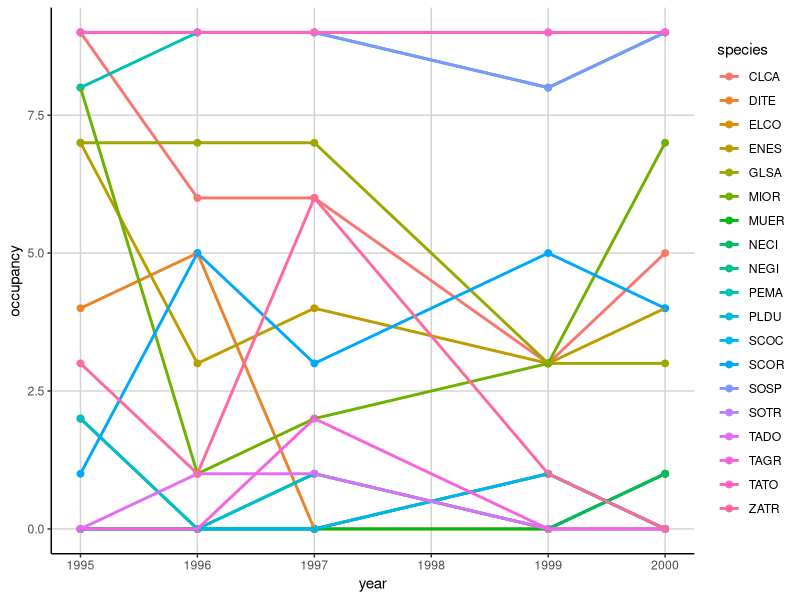
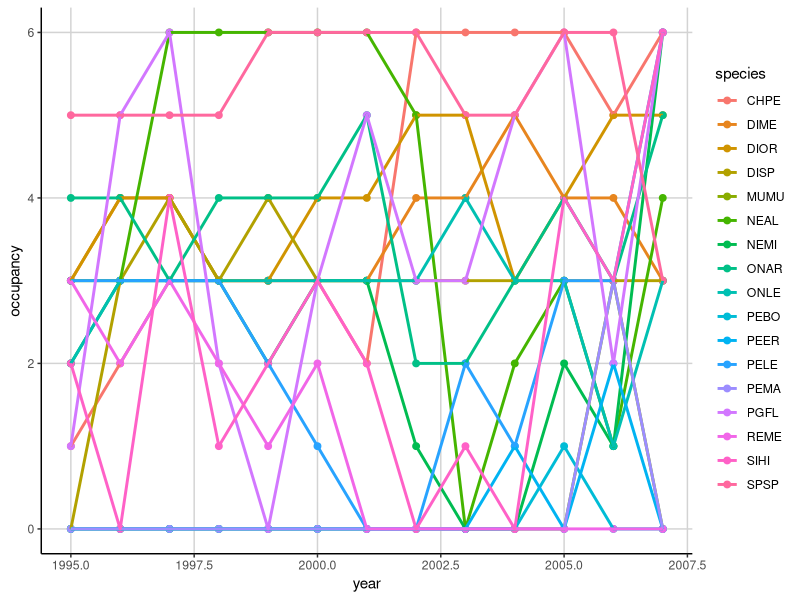
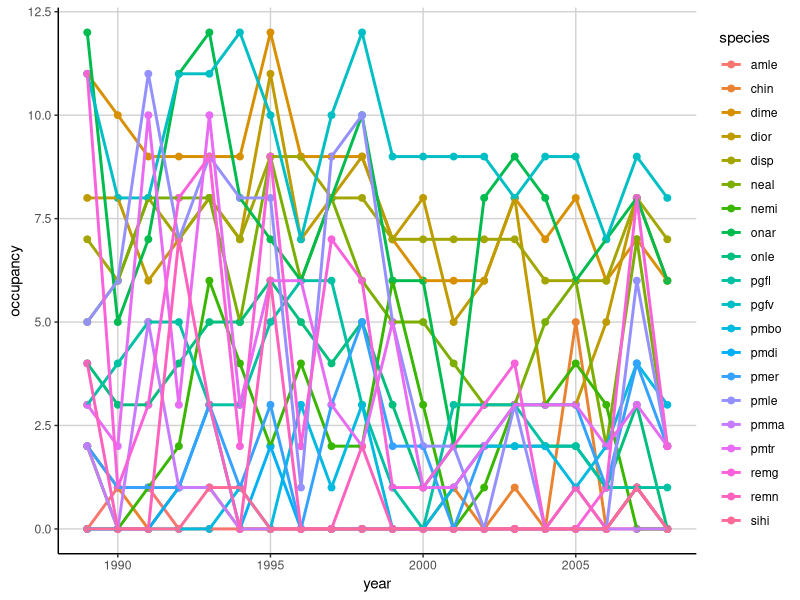
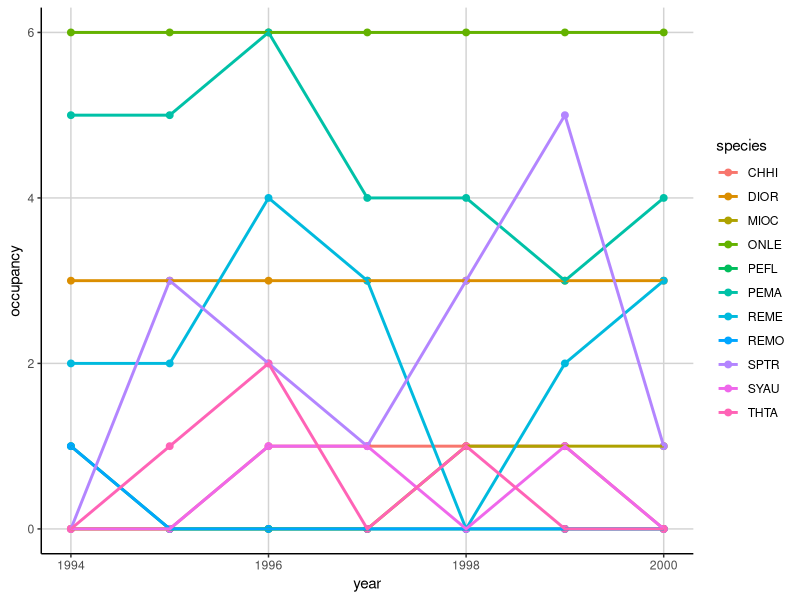

Write R code to recreate these figures, in order.
# Occupancy vs Time Plots
# Ellen Bledsoe
# April 27, 2016

###################
# LIBRARIES

library(tidyr)
library(dplyr)
library(ggplot2)

###################
# LOAD FILES

jornada <- read.csv("data/jornada_rodents.csv", header = TRUE, na.strings = ".")
sevilleta <- read.csv("data/sevilleta_sm_mrc.txt", header = TRUE)
hj_andrews <- read.csv("data/hj_andrews.csv", header = TRUE)
shortgrass_steppe <- read.table("data/SGS_LTER_smammals.txt", header = TRUE, sep = "\t", na.strings = ".")

####################
# PREP FILES

jor_data <- select(jornada, year, season, habitat, web, spp, recap) %>% 
  filter(recap != "Y", spp != "DIPO1", spp != "PERO1", spp != "NA")

hja_data <- select(hj_andrews, YEAR, REPBLK, SUBPLOT, SPECIES) %>% 
  filter(SPECIES != 'UNKN') 

sev_data <- select(sevilleta, year, season, location, web, species, recap) %>% 
  filter(recap != "y", species != "pgsp", species != "dipo", 
         species != "nesp", species != "onsp", species != "pesp", 
         species != "resp", species != "na", species != "pmsp", species != "spsp", 
         year < 2009, location != "two22", location != "blugrama", 
         location != "savanna", location != "goatdraw")

sgs_data <- select(shortgrass_steppe, YEAR, VEG, WEB, SPP) %>% 
  filter(SPP != 'NA')

# rename columns for consistency

names(jor_data) <- c("year", "season", "plot", "subplot", "species", "recap")
names(hja_data) <- c("year", "plot", "subplot", "species")
names(sev_data) <- c("year", "season", "plot", "subplot", "species", "recap")
names(sgs_data) <- c("year", "plot", "subplot", "species")

####################
# CALCULATIONS

select_data <- function(data){
  # function for selecting only relevant columns
  dat <- select(data, year, plot, subplot, species)
  return(dat)
}

group_data <- function(data){
  # group and arrange a dataset by species, year, plot, and subplot
  dat <- data %>% 
    group_by(species, year, plot, subplot) %>% 
    arrange(species, year, plot, subplot)
  return(dat)
}

add_siteID <- function(data){
  # make a column with a unique location code
  dat <- data %>% mutate(siteID = paste(plot, subplot, sep = "_"))
  return(dat)
}

occupancy <- function(data){
  # calculate occupancy of species per year, including zeros
  occ <- select(data, year, species, siteID) %>% 
    group_by(species, year) %>% 
    summarize(occupancy = n_distinct(siteID))
  sp <- unique(occ$species)
  yr <- unique(occ$year)
  full_grid <- expand.grid(species = sp, year = yr)
  occ1 <- right_join(occ, full_grid, by = c("species", "year"))
  occ1$occupancy[is.na(occ1$occupancy)] <- 0
  return(occ1)
}

get_occupancy <- function(data){
  # combine all relevant functions to create an occupancy dataframe
  dat <- select_data(data) %>% 
    group_data() %>% 
    add_siteID() %>% 
    occupancy()
  return(dat)
}

plot_occupancy <- function(data){
  # plotting occupancy against time with individual lines for species
  plot <- ggplot(data, aes(x = year, y = occupancy, color = species)) +
          geom_point(size = 2) +
          geom_line(size = 1) +
          theme(panel.background = element_blank(), 
                axis.line = element_line(colour = "black"), 
                panel.grid.major = element_line(colour = "light gray"))
  return(plot)
}

#####################
# OCCUPANCIES

hja_occupancy <- get_occupancy(hja_data)
jor_occupancy <- get_occupancy(jor_data)
sev_occupancy <- get_occupancy(sev_data)
sgs_occupancy <- get_occupancy(sgs_data)

#####################
# OCCUPANCY PLOTS

hja_occ_plot <- plot_occupancy(hja_occupancy)
ggsave(file = "occupancy_hja.png", width = 6, height = 5)

jor_occ_plot <- plot_occupancy(jor_occupancy)
ggsave(file = "occupancy_jor.png", width = 6, height = 5)

sev_occ_plot <- plot_occupancy(sev_occupancy)
ggsave(file = "occupancy_sev.png", width = 6, height = 5)

sgs_occ_plot <- plot_occupancy(sgs_occupancy)
ggsave(file = "occupancy_sgs.png", width = 6, height = 5)